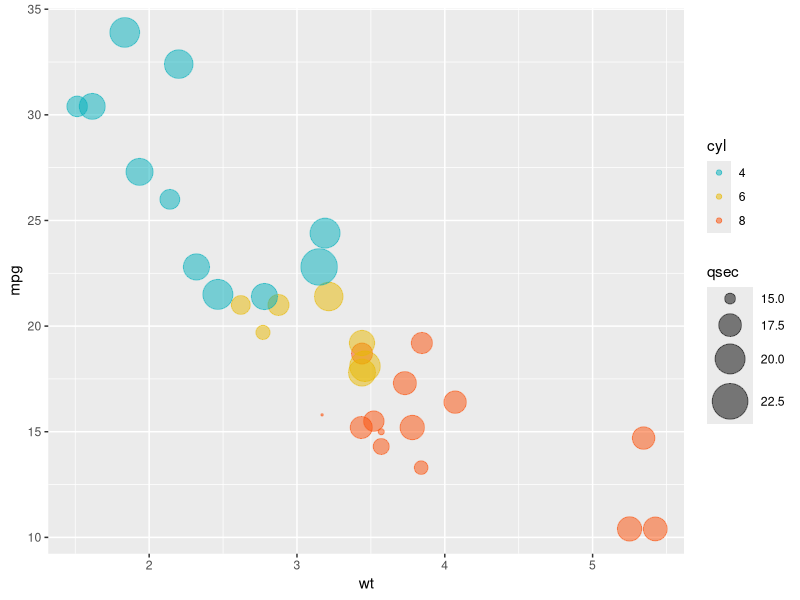
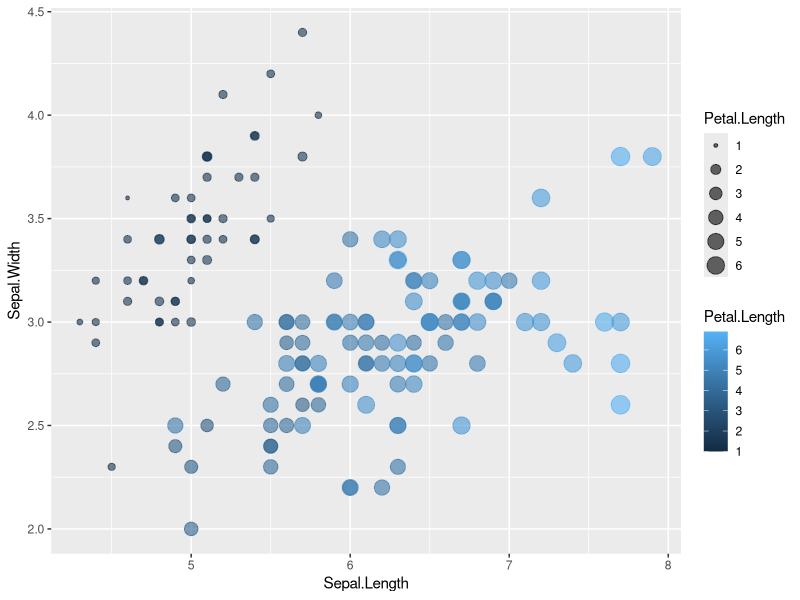
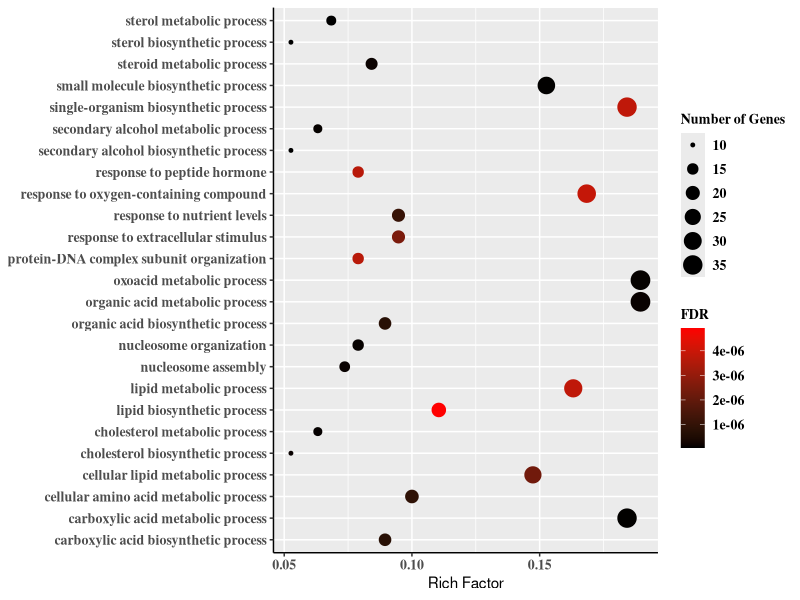
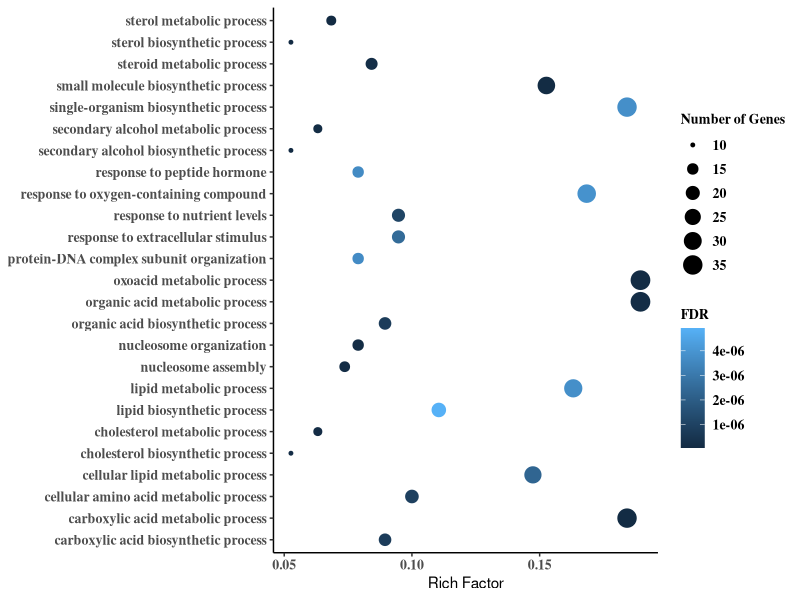

Recreate these plots in R, in order.
##########################################
#  http://www.majorbio.com/
#  Copyright (C) 2019 in  Majorbio workshop
#  contact: meng.luo@majorbio.com
##########################################

set.seed(0613)

# require packages
library(ggplot2)
library(scales)
library(gridExtra)
library(RColorBrewer)
color <- grDevices::colors()[grep("gr(a|e)y", grDevices::colors(), invert = T)]
rcolor <- color[sample(1:length(color), length(color))]

# Load data
data("mtcars")
df <- mtcars

# Convert cyl as a grouping variable

df$cyl <- as.factor(df$cyl)

# Inspect the data

head(df[, c("wt", "mpg", "cyl", "qsec")], 4)

ggplot(df, aes(x = wt, y = mpg)) +
  geom_point(aes(color = cyl, size = qsec), alpha = 0.5) +
  scale_color_manual(values = c("#00AFBB", "#E7B800", "#FC4E07")) +
  scale_size(range = c(0.5, 12)) # Adjust the range of points size

# Color and shape depend on factor (categorical variable)

ggplot(iris, aes(
  x = Sepal.Length, y = Sepal.Width, color = Petal.Length,
  size = Petal.Length
)) +
  geom_point(alpha = 0.6)


# setting data director
# setwd()

go <- read.csv("goenrich.csv", header = T)

head(go)

tw <- go[sample(c(1:25)), ]

# for finding the font in our computer
# windowsFonts()

## BUDDLE PLOT
p <- ggplot(tw, aes(x = richfactor, y = Description, 
                    color = Pvalue_corrected, size = Number)) +
  geom_point(alpha = 1) +
  scale_color_gradient(low = "black", high = "red") +
  theme(
    legend.position = "right",
    axis.text = element_text(
      family = "serif",
      size = 10, face = "bold"
    ),
    legend.text = element_text(
      family = "serif",
      size = 10, face = "bold"
    ),
    legend.title = element_text(
      family = "serif",
      size = 10, face = "bold"
    ),
    # panel.grid.major = element_blank(),
    # panel.grid.minor = element_blank(),
    # panel.background = element_blank(),
    axis.line = element_line(colour = "black")
  ) +
  labs(size = "Number of Genes", colour = "FDR") +
  ylab(NULL) + xlab("Rich Factor")

# facet
facet_grid(~Term.Type, scales = "free_y")

# save image
png(paste("bubble", ".png", sep = ""), width = 1000, height = 800)
print(p)
dev.off()

p <- ggplot(tw, aes(x = richfactor, y = Description, color = Pvalue_corrected, size = Number)) +
  geom_point(alpha = 1) +
  # scale_color_gradient(low = "black", high = "red") +
  theme(
    legend.position = "right",
    axis.text = element_text(
      family = "serif",
      size = 10, face = "bold"
    ),
    legend.text = element_text(
      family = "serif",
      size = 10, face = "bold"
    ),
    legend.title = element_text(
      family = "serif",
      size = 10, face = "bold"
    ),
    panel.grid.major = element_blank(),
    panel.grid.minor = element_blank(),
    panel.background = element_blank(),
    axis.line = element_line(colour = "black")
  ) +
  labs(size = "Number of Genes", colour = "FDR") +
  ylab(NULL) + xlab("Rich Factor")

pdf("bubble.pdf", width = 10, height = 10)

print(p)

dev.off()

# CLEAN DATA
rm(list = ls(all.names = T))

# clean image

graphics.off()
